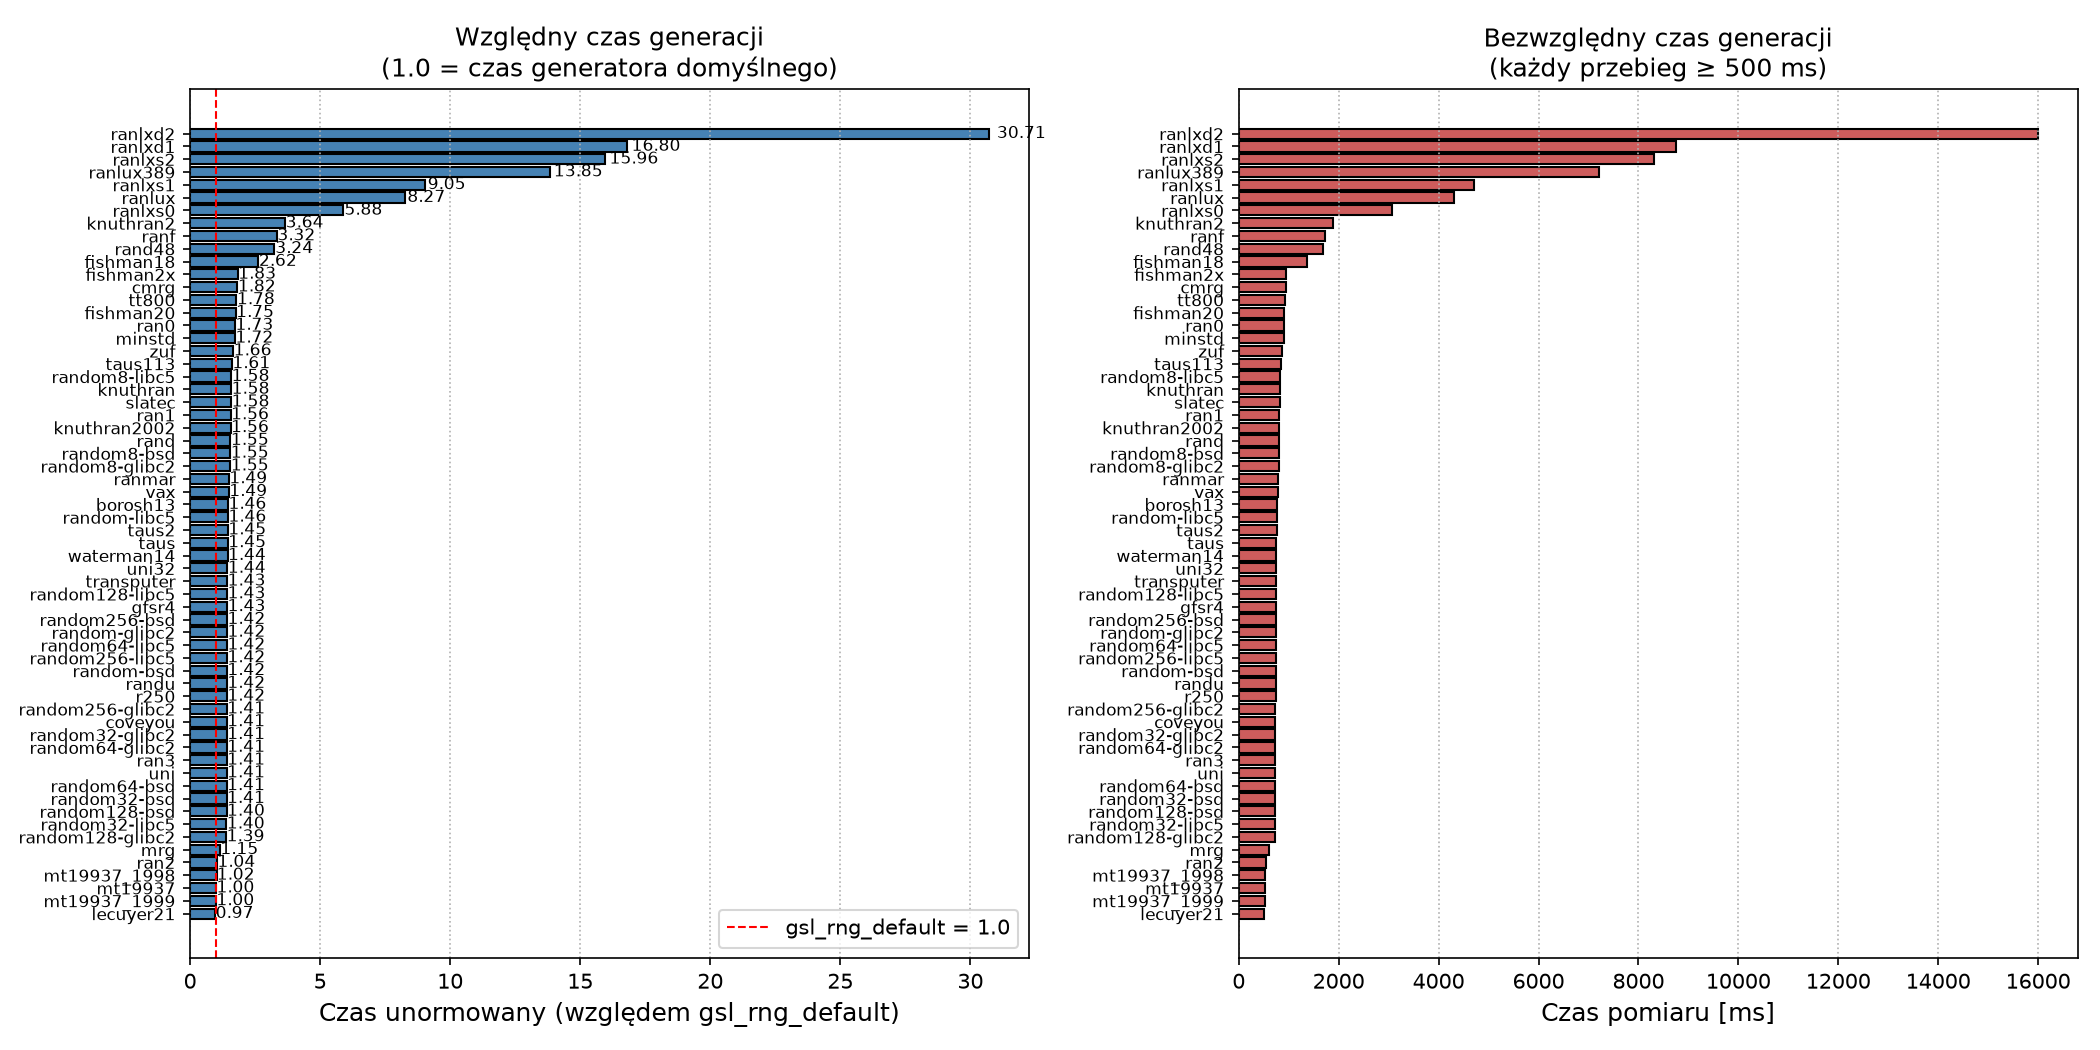

This chart was generated by the following Python code:
import numpy as np
import matplotlib.pyplot as plt

names, norms, times = [], [], []

with open("czasy_gsl.txt") as f:
    for line in f:
        if line.startswith("#") or not line.strip():
            continue
        p = line.split()
        names.append(p[0])
        times.append(float(p[2]))
        norms.append(float(p[3]))

# Sortowanie rosnąco według czasu unormowanego – czytelniejszy wykres
order = np.argsort(norms)
names  = [names[i]  for i in order]
norms  = [norms[i]  for i in order]
times  = [times[i]  for i in order]

fig, (ax1, ax2) = plt.subplots(1, 2, figsize=(14, 7))

# --- Panel A: czas unormowany (główny wynik) ---
bars = ax1.barh(names, norms, color="steelblue", edgecolor="black")
ax1.axvline(1.0, color="red", linestyle="--", linewidth=1,
            label="gsl_rng_default = 1.0")
ax1.set_xlabel("Czas unormowany (względem gsl_rng_default)", fontsize=12)
ax1.set_title("Względny czas generacji\n(1.0 = czas generatora domyślnego)", fontsize=12)
ax1.grid(axis="x", linestyle=":")
ax1.legend(fontsize=10)

# Adnotacje z wartościami
for b, v in zip(bars, norms):
    ax1.text(b.get_width() * 1.01, b.get_y() + b.get_height()/2,
             f"{v:.2f}", va="center", fontsize=8)

# --- Panel B: bezwzględny czas pomiaru [ms] ---
ax2.barh(names, times, color="indianred", edgecolor="black")
ax2.set_xlabel("Czas pomiaru [ms]", fontsize=12)
ax2.set_title("Bezwzględny czas generacji\n(każdy przebieg ≥ 500 ms)", fontsize=12)
ax2.grid(axis="x", linestyle=":")

for ax in (ax1, ax2):
    ax.tick_params(axis="y", labelsize=8)

plt.tight_layout()
plt.savefig("wykres_gsl.png", format="png", dpi=150)
plt.show()
